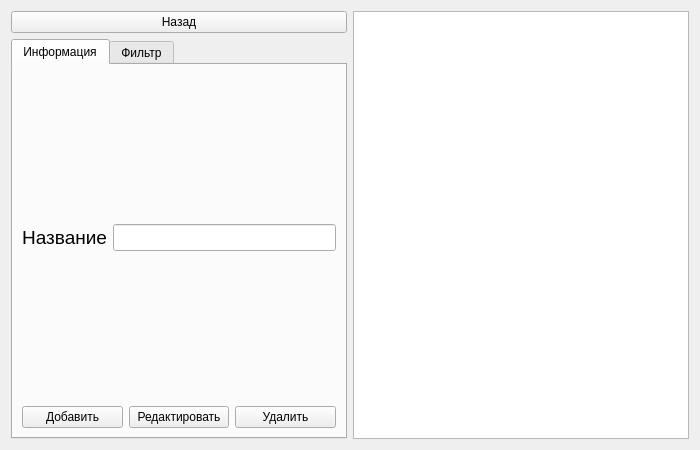
<?xml version="1.0" encoding="UTF-8"?>
<ui version="4.0">
 <class>FootballClubs</class>
 <widget class="QWidget" name="FootballClubs">
  <property name="geometry">
   <rect>
    <x>0</x>
    <y>0</y>
    <width>700</width>
    <height>450</height>
   </rect>
  </property>
  <property name="windowTitle">
   <string>Футбольные клубы</string>
  </property>
  <layout class="QGridLayout" name="gridLayout">
   <item row="0" column="0">
    <widget class="QPushButton" name="btn_Exit">
     <property name="text">
      <string>Назад</string>
     </property>
    </widget>
   </item>
   <item row="1" column="0">
    <widget class="QTabWidget" name="tabWidget">
     <property name="currentIndex">
      <number>0</number>
     </property>
     <widget class="QWidget" name="tab1">
      <attribute name="title">
       <string>Информация</string>
      </attribute>
      <layout class="QGridLayout" name="gridLayout_2">
       <item row="0" column="0">
        <layout class="QVBoxLayout" name="verticalLayout_3">
         <item>
          <spacer name="verticalSpacer_5">
           <property name="orientation">
            <enum>Qt::Vertical</enum>
           </property>
           <property name="sizeHint" stdset="0">
            <size>
             <width>20</width>
             <height>40</height>
            </size>
           </property>
          </spacer>
         </item>
         <item>
          <layout class="QHBoxLayout" name="horizontalLayout_2">
           <item>
            <layout class="QVBoxLayout" name="verticalLayout_2">
             <item>
              <widget class="QLabel" name="lb_Name">
               <property name="font">
                <font>
                 <pointsize>14</pointsize>
                </font>
               </property>
               <property name="text">
                <string>Название</string>
               </property>
               <property name="alignment">
                <set>Qt::AlignRight|Qt::AlignTrailing|Qt::AlignVCenter</set>
               </property>
              </widget>
             </item>
            </layout>
           </item>
           <item>
            <layout class="QVBoxLayout" name="verticalLayout">
             <item>
              <widget class="QLineEdit" name="le_Name">
               <property name="font">
                <font>
                 <pointsize>12</pointsize>
                </font>
               </property>
              </widget>
             </item>
            </layout>
           </item>
          </layout>
         </item>
         <item>
          <spacer name="verticalSpacer">
           <property name="orientation">
            <enum>Qt::Vertical</enum>
           </property>
           <property name="sizeType">
            <enum>QSizePolicy::Expanding</enum>
           </property>
           <property name="sizeHint" stdset="0">
            <size>
             <width>20</width>
             <height>40</height>
            </size>
           </property>
          </spacer>
         </item>
         <item>
          <layout class="QHBoxLayout" name="horizontalLayout">
           <item>
            <widget class="QPushButton" name="btn_Add">
             <property name="text">
              <string>Добавить</string>
             </property>
            </widget>
           </item>
           <item>
            <widget class="QPushButton" name="btn_Edit">
             <property name="text">
              <string>Редактировать</string>
             </property>
            </widget>
           </item>
           <item>
            <widget class="QPushButton" name="btn_Delete">
             <property name="text">
              <string>Удалить</string>
             </property>
            </widget>
           </item>
          </layout>
         </item>
        </layout>
       </item>
      </layout>
     </widget>
     <widget class="QWidget" name="tab2">
      <attribute name="title">
       <string>Фильтр</string>
      </attribute>
      <layout class="QGridLayout" name="gridLayout_3">
       <item row="0" column="0">
        <layout class="QVBoxLayout" name="verticalLayout_4">
         <item>
          <layout class="QHBoxLayout" name="horizontalLayout_3">
           <item>
            <widget class="QLabel" name="lb_Name_Filter">
             <property name="font">
              <font>
               <pointsize>14</pointsize>
              </font>
             </property>
             <property name="text">
              <string>Состав</string>
             </property>
            </widget>
           </item>
           <item>
            <widget class="QLineEdit" name="le_Name_Filter">
             <property name="font">
              <font>
               <pointsize>12</pointsize>
              </font>
             </property>
             <property name="text">
              <string/>
             </property>
            </widget>
           </item>
          </layout>
         </item>
        </layout>
       </item>
      </layout>
     </widget>
    </widget>
   </item>
   <item row="0" column="1" rowspan="2">
    <widget class="QTableWidget" name="tw_FC"/>
   </item>
  </layout>
 </widget>
 <resources/>
 <connections/>
</ui>
